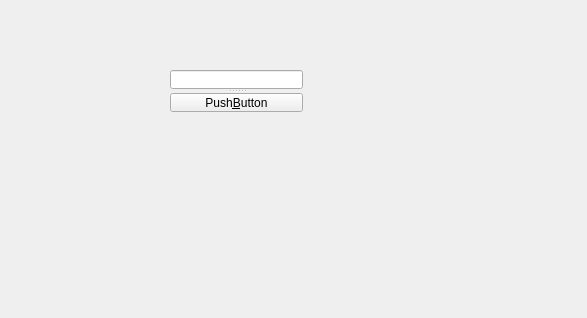
<?xml version="1.0" encoding="UTF-8"?>
<ui version="4.0">
 <class>Form</class>
 <widget class="QWidget" name="Form">
  <property name="geometry">
   <rect>
    <x>0</x>
    <y>0</y>
    <width>587</width>
    <height>318</height>
   </rect>
  </property>
  <property name="windowTitle">
   <string>Form</string>
  </property>
  <widget class="QSplitter" name="splitter">
   <property name="geometry">
    <rect>
     <x>170</x>
     <y>70</y>
     <width>133</width>
     <height>43</height>
    </rect>
   </property>
   <property name="orientation">
    <enum>Qt::Vertical</enum>
   </property>
   <widget class="QLineEdit" name="lineEdit"/>
   <widget class="QPushButton" name="pushButton">
    <property name="text">
     <string>Push&amp;Button</string>
    </property>
   </widget>
  </widget>
 </widget>
 <tabstops>
  <tabstop>lineEdit</tabstop>
  <tabstop>pushButton</tabstop>
 </tabstops>
 <resources/>
 <connections>
  <connection>
   <sender>pushButton</sender>
   <signal>clicked()</signal>
   <receiver>lineEdit</receiver>
   <slot>clear()</slot>
   <hints>
    <hint type="sourcelabel">
     <x>220</x>
     <y>105</y>
    </hint>
    <hint type="destinationlabel">
     <x>235</x>
     <y>75</y>
    </hint>
   </hints>
  </connection>
  <connection>
   <sender>pushButton</sender>
   <signal>clicked()</signal>
   <receiver>lineEdit</receiver>
   <slot>clear()</slot>
   <hints>
    <hint type="sourcelabel">
     <x>218</x>
     <y>108</y>
    </hint>
    <hint type="destinationlabel">
     <x>251</x>
     <y>70</y>
    </hint>
   </hints>
  </connection>
 </connections>
</ui>
